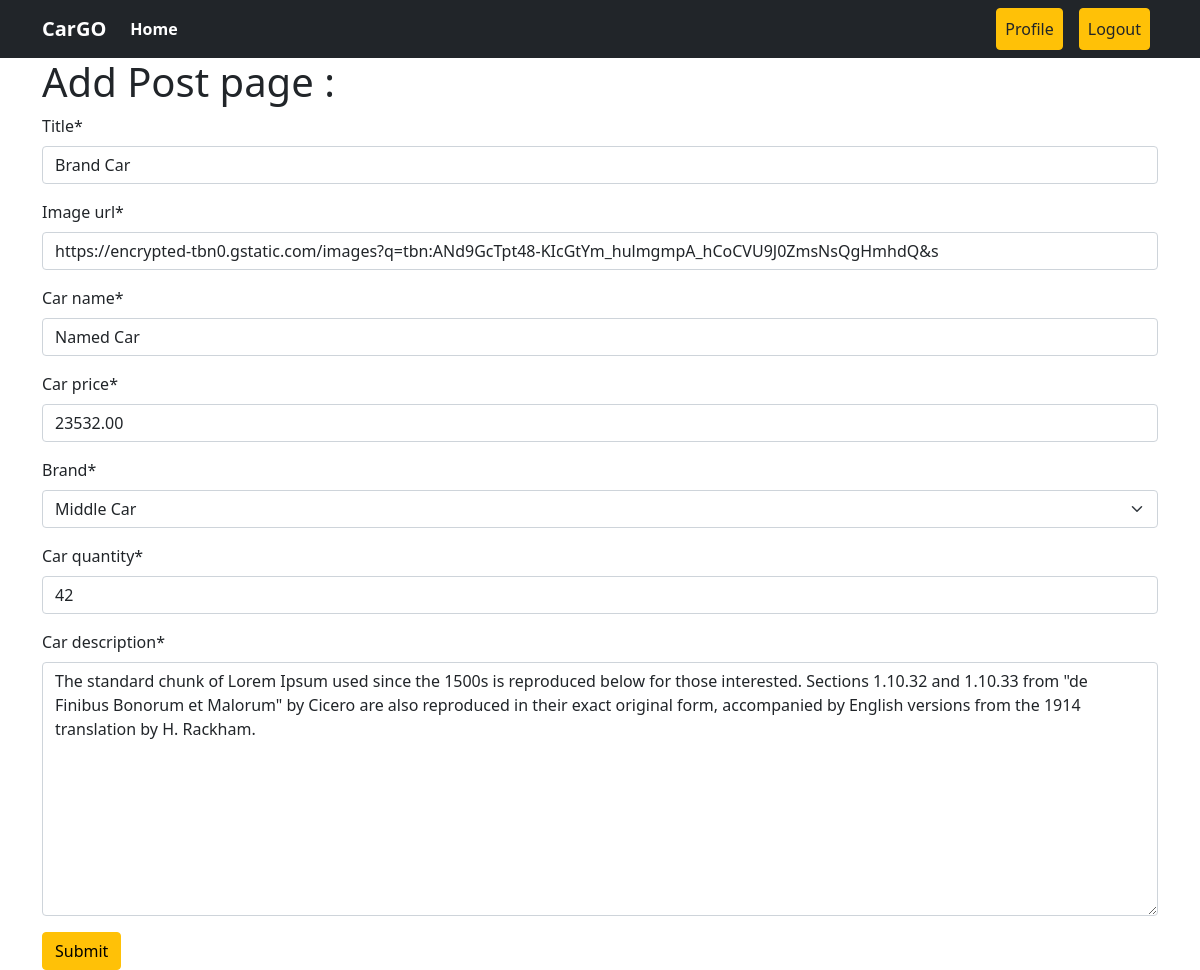
/post/edit/2 (signed in), run on the app's committed database.
### cars/models.py (models this page shows, shortened)
class Post(models.Model):
    title = models.CharField(max_length=50)
    image_url = models.URLField(max_length=200, default='')  # Default empty string for image URL
    car_name = models.CharField(max_length=100, default='Unnamed Car')  # Default car name
    car_price = models.DecimalField(max_digits=10, decimal_places=2, default=0.0)  # Default price 0.0
    brand = models.ForeignKey(Category, on_delete=models.CASCADE)  # ForeignKey to Brand model
    car_quantity = models.PositiveIntegerField(default=0)  # Default quantity 0
    car_description = models.TextField(default='No description available')  # Default description

### cars/views.py (the view)
# urls.py: path('edit/<int:id>',views.edit_post,name='edit_post'),
@login_required
def edit_post(request,id):
    post=models.Post.objects.get(pk=id)
    post_form=forms.PostForm(instance=post)
    if request.method=='POST':
        post_form=forms.PostForm(request.POST,instance=post)
        if post_form.is_valid():
            post_form.instance.author=request.user
            post_form.save()
            return redirect('homepage')
    return render(request, 'add_post.html',{'form':post_form})

### cars/forms.py
class PostForm(forms.ModelForm):
    class Meta:
        model=Post
        exclude=['author']

### brands/models.py (called while the page is built)
    def __str__(self):
        return self.name

### cars/templates/add_post.html (shortened to what this page needs)
{% extends "base.html" %}
{% load crispy_forms_tags %}
{% block content %}
<div class="container">
<h1> Add Post page : </h1>
<form action="" method='POST'>
    {{form | crispy}}
    <button class="btn btn-warning">Submit</button>
</form>
</div>
{% endblock content %}

### data on the page
Post: title "Brand Car", image_url "https://encrypted-tbn0.gstatic.com/images?q=tbn:ANd9GcTpt48-KIcGtYm_hulmgmpA_hCoCVU9J0ZmsNsQgHmhdQ&s", car_name "Named Car", car_price "23532.00", brand "Middle Car", car_quantity "42", car_description "The standard chunk of Lorem Ipsum used since the 1500s is reproduced below for those interested. Sections 1.10.32 and 1.10.33 from \"de Finibus Bonorum et Malorum\" by Cicero are also reproduced in their exact original form, accompanied by English versions from the 1914 translation by H. Rackham."
